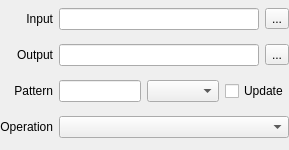
<?xml version="1.0" encoding="UTF-8"?>
<ui version="4.0">
 <author>Patrick Ziegler</author>
 <class>MediaCopierParamWidget</class>
 <widget class="QWidget" name="MediaCopierParamWidget">
  <property name="geometry">
   <rect>
    <x>0</x>
    <y>0</y>
    <width>289</width>
    <height>150</height>
   </rect>
  </property>
  <layout class="QGridLayout" name="gridLayout">
   <property name="leftMargin">
    <number>0</number>
   </property>
   <property name="topMargin">
    <number>0</number>
   </property>
   <property name="rightMargin">
    <number>0</number>
   </property>
   <property name="bottomMargin">
    <number>0</number>
   </property>
   <item row="0" column="3">
    <widget class="QToolButton" name="dirsInputDirButton">
     <property name="text">
      <string>...</string>
     </property>
     <property name="popupMode">
      <enum>QToolButton::ToolButtonPopupMode::DelayedPopup</enum>
     </property>
     <property name="arrowType">
      <enum>Qt::ArrowType::NoArrow</enum>
     </property>
    </widget>
   </item>
   <item row="0" column="0">
    <widget class="QLabel" name="dirsInputDirLabel">
     <property name="text">
      <string>Input</string>
     </property>
     <property name="alignment">
      <set>Qt::AlignmentFlag::AlignRight|Qt::AlignmentFlag::AlignTrailing|Qt::AlignmentFlag::AlignVCenter</set>
     </property>
    </widget>
   </item>
   <item row="2" column="0">
    <widget class="QLabel" name="dirsOutputDirLabel">
     <property name="text">
      <string>Output</string>
     </property>
     <property name="alignment">
      <set>Qt::AlignmentFlag::AlignRight|Qt::AlignmentFlag::AlignTrailing|Qt::AlignmentFlag::AlignVCenter</set>
     </property>
    </widget>
   </item>
   <item row="2" column="2">
    <widget class="QLineEdit" name="dirsOutputDirText"/>
   </item>
   <item row="5" column="0">
    <widget class="QLabel" name="paramCommandLabel">
     <property name="text">
      <string>Operation</string>
     </property>
     <property name="alignment">
      <set>Qt::AlignmentFlag::AlignRight|Qt::AlignmentFlag::AlignTrailing|Qt::AlignmentFlag::AlignVCenter</set>
     </property>
    </widget>
   </item>
   <item row="5" column="2" colspan="2">
    <widget class="QComboBox" name="paramCommand"/>
   </item>
   <item row="2" column="3">
    <widget class="QToolButton" name="dirsOutputDirButton">
     <property name="text">
      <string>...</string>
     </property>
    </widget>
   </item>
   <item row="0" column="2">
    <widget class="QLineEdit" name="dirsInputDirText"/>
   </item>
   <item row="3" column="2" colspan="2">
    <widget class="QFrame" name="paramPatternFrame">
     <property name="sizePolicy">
      <sizepolicy hsizetype="Preferred" vsizetype="Fixed">
       <horstretch>0</horstretch>
       <verstretch>0</verstretch>
      </sizepolicy>
     </property>
     <property name="frameShape">
      <enum>QFrame::Shape::NoFrame</enum>
     </property>
     <property name="frameShadow">
      <enum>QFrame::Shadow::Plain</enum>
     </property>
     <property name="lineWidth">
      <number>0</number>
     </property>
     <layout class="QHBoxLayout" name="horizontalLayout">
      <property name="spacing">
       <number>6</number>
      </property>
      <property name="leftMargin">
       <number>0</number>
      </property>
      <property name="topMargin">
       <number>0</number>
      </property>
      <property name="rightMargin">
       <number>0</number>
      </property>
      <property name="bottomMargin">
       <number>0</number>
      </property>
      <item>
       <widget class="QLineEdit" name="paramPattern">
        <property name="text">
         <string/>
        </property>
       </widget>
      </item>
      <item>
       <widget class="QComboBox" name="paramTimezone">
        <property name="sizePolicy">
         <sizepolicy hsizetype="Minimum" vsizetype="Fixed">
          <horstretch>0</horstretch>
          <verstretch>0</verstretch>
         </sizepolicy>
        </property>
       </widget>
      </item>
      <item>
       <widget class="QCheckBox" name="paramPatternUpdate">
        <property name="text">
         <string>Update</string>
        </property>
       </widget>
      </item>
     </layout>
    </widget>
   </item>
   <item row="3" column="0">
    <widget class="QLabel" name="paramPatternLabel">
     <property name="text">
      <string>Pattern</string>
     </property>
     <property name="alignment">
      <set>Qt::AlignmentFlag::AlignRight|Qt::AlignmentFlag::AlignTrailing|Qt::AlignmentFlag::AlignVCenter</set>
     </property>
    </widget>
   </item>
  </layout>
 </widget>
 <tabstops>
  <tabstop>dirsInputDirText</tabstop>
  <tabstop>dirsInputDirButton</tabstop>
  <tabstop>dirsOutputDirText</tabstop>
  <tabstop>dirsOutputDirButton</tabstop>
  <tabstop>paramPatternUpdate</tabstop>
  <tabstop>paramPattern</tabstop>
  <tabstop>paramCommand</tabstop>
 </tabstops>
 <resources/>
 <connections/>
</ui>
